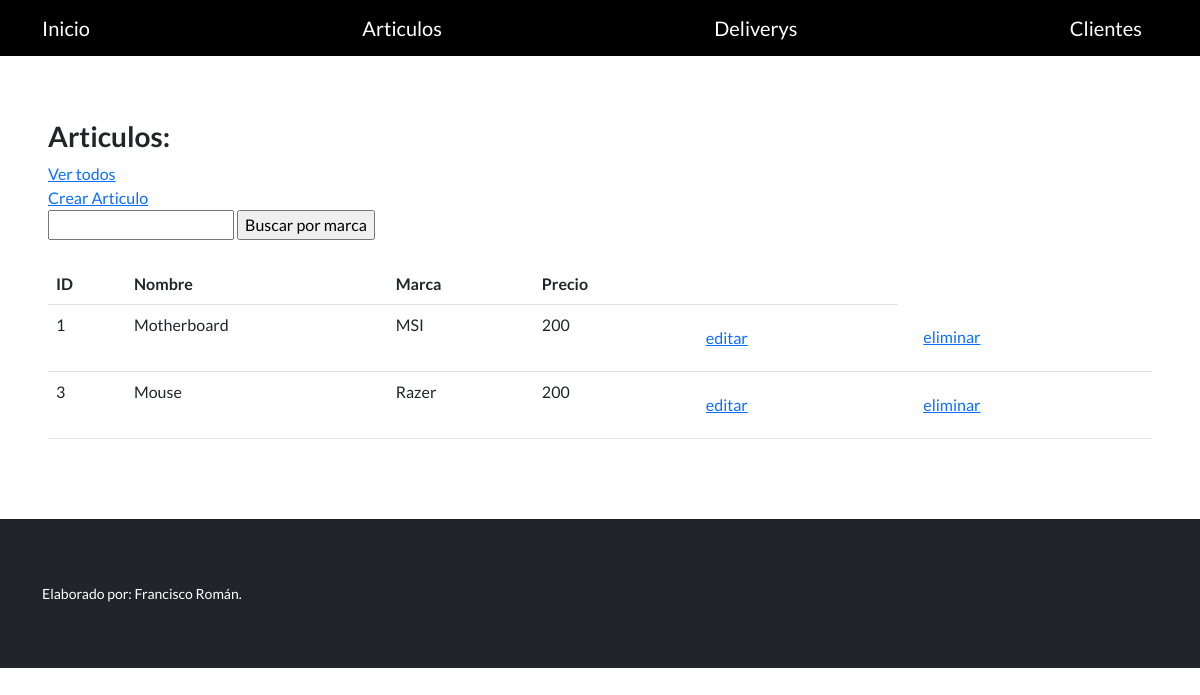
The page /appcontrol/articulos/ on the database as committed earlier.
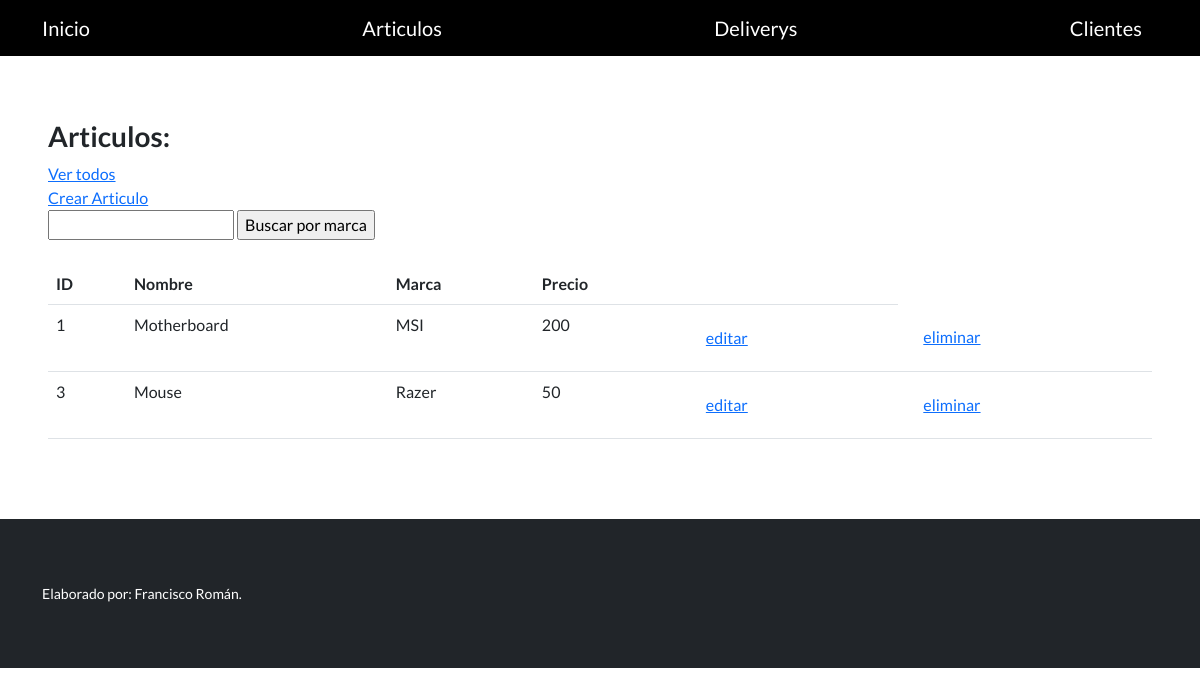
The same page on the database as committed later.
### App_control/models.py (models this page shows, shortened)
class Articulos(models.Model):
    nombre = models.CharField(max_length=64)
    marca = models.CharField(max_length=64)
    precio = models.IntegerField(null=True)

### App_control/views.py (the view)
# urls.py: path("articulos/", listar_articulos, name="lista_articulos"),
def listar_articulos(request):
    contexto = {
        "articulos": Articulos.objects.all(),
    }
    http_response = render(
        request=request,
        template_name='App_control/lista_articulos.html',
        context=contexto,
    )
    return http_response

### App_control/templates/App_control/lista_articulos.html (shortened to what this page needs)
{% extends "base.html" %}
{% block contenido %}
<h3>Articulos:</h3>
<a href="{% url 'lista_articulos' %}">Ver todos </a><br>
<a href="{% url 'crear_articulos' %}">Crear Articulo</a>
<br>
<form action="{% url 'buscar_articulos' %}" method="post">
  <input type="text" name="busqueda">
  <input type="submit" value="Buscar por marca">
</form>
<br>
<table class="table">
  <tbody>
    <tr>
      <th>ID</th>
      <th>Nombre</th>
      <th>Marca</th>
      <th>Precio</th>
      <th></th>
    </tr>
    {% for articulo in articulos%}
    <tr>
      <td>{{ articulo.id }}</td>
      <td>{{ articulo.nombre }}</td>
      <td>{{ articulo.marca }}</td>
      <td>{{ articulo.precio }}</td>
      <td>
        <a class="btn btn-link" href="{% url 'editar_articulos' articulo.id %}">editar</a>
      </td>
      <td>
        <form action="{% url 'eliminar_articulos' articulo.id %}" method="post">
          <input type="submit" class="btn btn-link" value="eliminar"/>
        </form>
      </td>
    </tr>
    {% endfor %}
  </tbody>
</table>
{% endblock contenido %}

Rows that differ between the two databases and show on the page:
changed Articulos "Mouse": precio "200" → "50"
